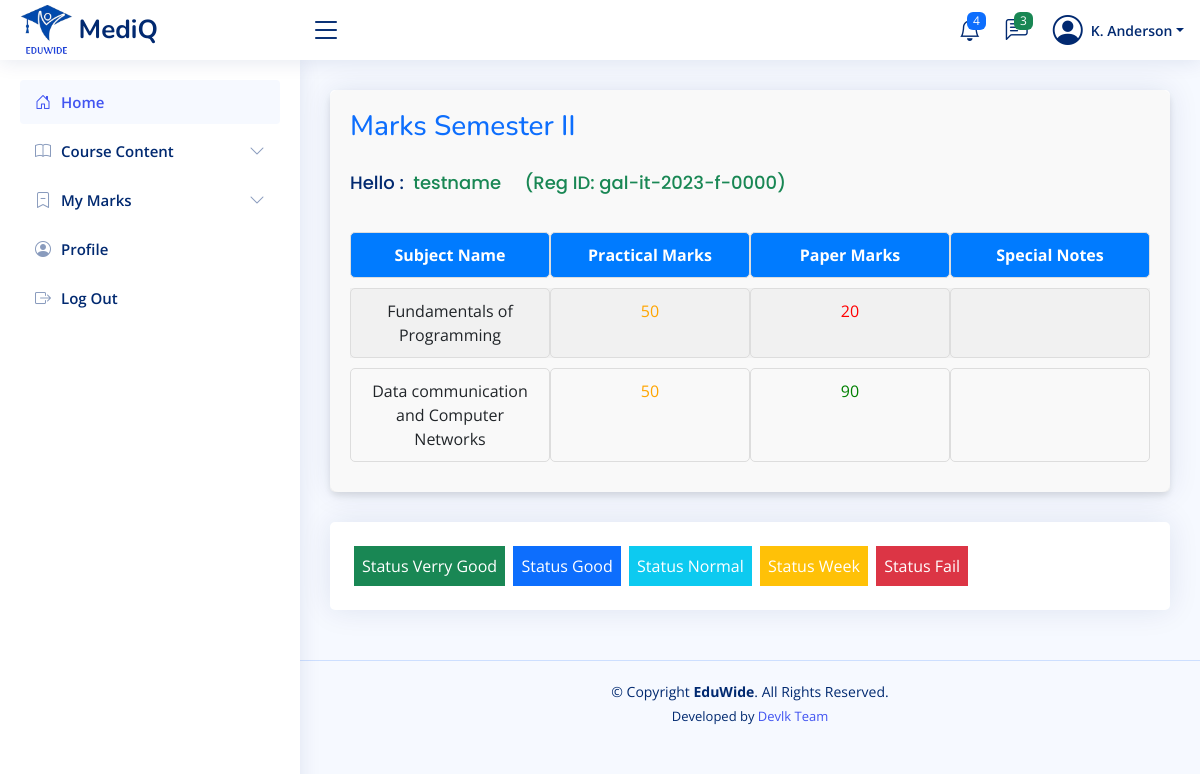
The page /pages-semester2.php (signed in) on the database its author committed.
### tables this page shows
CREATE TABLE `students` (
  `id` int(11) NOT NULL,
  `username` varchar(100) NOT NULL,
  `reg_id` varchar(100) NOT NULL,
  `nic` varchar(20) NOT NULL,
  `study_year` int(11) NOT NULL,
  `email` varchar(100) NOT NULL,
  `mobile` varchar(15) NOT NULL,
  `facebook` varchar(200) NOT NULL,
  `github` varchar(200) NOT NULL,
  `blog` varchar(200) NOT NULL,
  `linkedin` varchar(200) NOT NULL,
  `password` varchar(255) NOT NULL,
  `profile_picture` varchar(255) DEFAULT 'uploads/profile_pictures/default.png',
  `created_at` timestamp NOT NULL DEFAULT current_timestamp(),
  `status` varchar(20) DEFAULT 'pending'
);

CREATE TABLE `marks` (
  `id` int(11) NOT NULL,
  `student_id` varchar(50) NOT NULL,
  `year` varchar(4) NOT NULL,
  `subject` varchar(100) NOT NULL,
  `semester` varchar(50) NOT NULL,
  `practical_marks` int(11) NOT NULL,
  `paper_marks` int(11) NOT NULL,
  `special_notes` text DEFAULT NULL,
  `created_at` timestamp NOT NULL DEFAULT current_timestamp()
);

### pages-semester2.php (the view, shortened to what this page needs)
<?php
require_once 'includes/db-conn.php';
$user_id = $_SESSION['student_id'];
$sql = "SELECT * FROM students WHERE id = ?";
$stmt = $conn->prepare($sql);
$stmt->bind_param("i", $user_id);
$stmt->execute();
$result = $stmt->get_result();
$user = $result->fetch_assoc();
$reg_id = $user['reg_id'];
$student_name = $user['username'];
$semester = 'Semester II';
$sql_marks = "SELECT * FROM marks WHERE student_id = ? AND semester = ?";
$stmt_marks = $conn->prepare($sql_marks);
$stmt_marks->bind_param("is", $reg_id, $semester);
$stmt_marks->execute();
$marks_result = $stmt_marks->get_result();
?>
<!DOCTYPE html>
<html lang="en">
<head>
    <?php include_once("includes/css-links-inc.php"); ?>
</head>
<body>
    <?php include_once("includes/header.php") ?>
    <?php include_once("includes/students-sidebar.php") ?>
    <main id="main" class="main">
        <section class="section">
            <div class="row">
                <div class="col-lg-12">
                    <div class="card">
                        <div class="marks-container">
                            <h3 class="text-primary">Marks Semester II</h3>
                            <h2 class="card-title mb-4 d-flex">Hello :&nbsp;&nbsp; <div class="text-success"><?php echo $student_name; ?> &nbsp;&nbsp;&nbsp; (Reg ID: <?php echo $reg_id; ?>)</div></h2>
                            <div class="marks-title">
                                <div class="marks-item title">Subject Name</div>
                                <div class="marks-item title">Practical Marks</div>
                                <div class="marks-item title">Paper Marks</div>
                                <div class="marks-item title">Special Notes</div>
                            </div>
                            <?php
                            if ($marks_result->num_rows > 0) {
                                while ($row = $marks_result->fetch_assoc()) {
                                    $practical_marks = $row['practical_marks'];
                                    $paper_marks = $row['paper_marks'];
                                    if ($practical_marks >= 90) {
                                        $practical_text_color = 'green';
                                    } elseif ($practical_marks >= 75) {
                                        $practical_text_color = 'darkblue';
                                    } elseif ($practical_marks >= 65) {
                                        $practical_text_color = 'blue';
                                    } elseif ($practical_marks >= 35) {
                                        $practical_text_color = 'orange';
                                    } else {
                                        $practical_text_color = 'red';
                                    }
                                    if ($paper_marks >= 90) {
                                        $paper_text_color = 'green';
                                    } elseif ($paper_marks >= 75) {
                                        $paper_text_color = 'darkblue';
                                    } elseif ($paper_marks >= 65) {
                                        $paper_text_color = 'blue';
                                    } elseif ($paper_marks >= 35) {
                                        $paper_text_color = 'orange';
                                    } else {
                                        $paper_text_color = 'red';
                                    }
                                    echo "<div class='marks-row'>
                                            <div class='marks-item'>{$row['subject']}</div>
                                            <div class='marks-item' style='color: $practical_text_color;'>{$practical_marks}</div>
                                            <div class='marks-item' style='color: $paper_text_color;'>{$paper_marks}</div>
                                            <div class='marks-item'>{$row['special_notes']}</div>
                                          </div>";
                                }
                            } else {
                                echo "<div class='marks-row'>
                                        <div class='marks-item' colspan='4'>No marks available for Semester III.</div>
                                      </div>";
                            }
                            ?>
                        </div>
                    </div>
                </div>
            </div>
        </section>
        <div class="row">
                <div class="col-lg-12">
                    <div class="card">
                        <div class="d-flex m-4">
                            <div>
                                <div class="bg-success p-2  text-white">Status Verry Good</div>
                            </div>
                            <div>
                                <div class="bg-primary p-2 text-white">Status Good</div>
                            </div>
                            <div>
                                <div class="bg-info p-2 text-white">Status Normal</div>
                            </div>
                            <div>
                                <div class="bg-warning p-2 text-white">Status Week</div>
                            </div>
                            <div>
                                <div class="bg-danger p-2 text-white">Status Fail</div>
                            </div>
                        </div>
                    </div>
                </div>
        </div>
    </main>
    <?php include_once("includes/footer4.php") ?>
</body>
</html>

### assets/css/style.css (style rules this page uses)
:root { scroll-behavior: smooth; }
body { font-family: "Open Sans", sans-serif; background: #f6f9ff; color: #444444; }
h1, h2, h3, h4, h5, h6 { font-family: "Nunito", sans-serif; }
#main { margin-top: 60px; padding: 20px 30px; transition: all 0.3s; }
.card { margin-bottom: 30px; border: none; border-radius: 5px; box-shadow: 0px 0 30px rgba(1, 41, 112, 0.1); }
.card-title { padding: 20px 0 15px 0; font-size: 18px; font-weight: 500; color: #012970; font-family: "Poppins", sans-serif; }
@media (min-width: 1200px) { #main, #footer { margin-left: 300px; } }

### pages-semester2.php (style rules this page uses)
.marks-container { padding: 20px; background-color: #f9f9f9; border-radius: 8px; box-shadow: 0 4px 6px rgba(0, 0, 0, 0.1); }
.marks-title, .marks-row { display: flex; justify-content: space-between; margin-bottom: 10px; }
.marks-item { flex: 1; padding: 10px; text-align: center; border: 1px solid #ddd; border-radius: 5px; }
.title { font-weight: bold; background-color: #007bff; color: white; }
.marks-row:nth-child(even) { background-color: #f1f1f1; }
.marks-item { text-align: center; }

### rows shown on the page
students: username "testname", reg "gal-it-2023-f-0000"
marks: subject "Fundamentals of Programming", practical_marks "50", paper_marks "20"
marks: subject "Data communication and Computer Networks", practical_marks "50", paper_marks "90"
